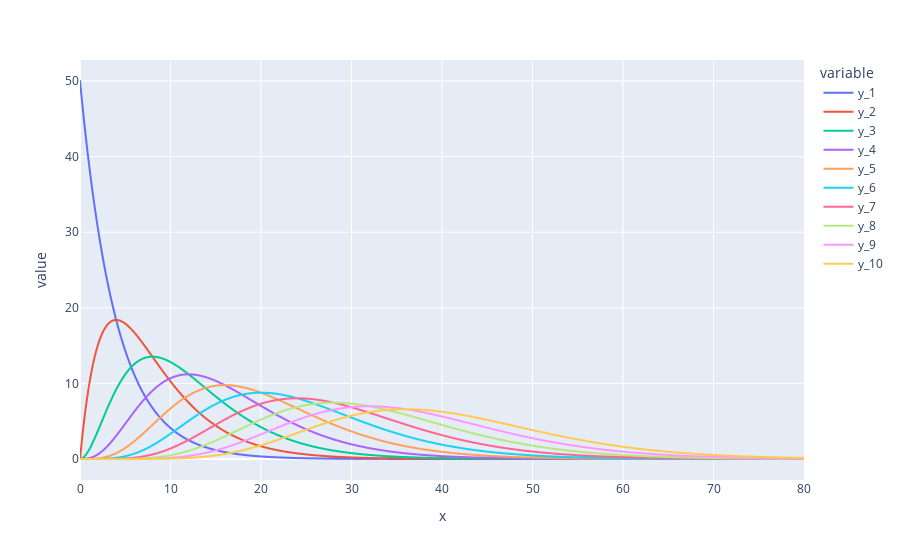

Notebook code for this chart:
### Markdown cell above
Finally, plot the simulation.

### Code cell
import plotly.express as px

fig = px.line(data_frame=df, x=t, y=[f"y_{i+1}" for i in range(len(y0))])
fig.show()

### Figure 1 — Plotly figure (JSON) as saved in the notebook; plotly's stock layout.template omitted (floating-point values rounded to 4 significant figures; data arrays with more than 128 entries replaced by an {"elided": "..."} marker saying what was removed)
{"data": [{"hovertemplate": "variable=y_1<br>x=%{x}<br>value=%{y}<extra></extra>", "legendgroup": "y_1", "line": {"color": "#636efa", "dash": "solid"}, "marker": {"symbol": "circle"}, "mode": "lines", "name": "y_1", "showlegend": true, "type": "scattergl", "x": {"elided": "801 float values"}, "xaxis": "x", "y": {"elided": "801 float values"}, "yaxis": "y"}, {"hovertemplate": "variable=y_2<br>x=%{x}<br>value=%{y}<extra></extra>", "legendgroup": "y_2", "line": {"color": "#EF553B", "dash": "solid"}, "marker": {"symbol": "circle"}, "mode": "lines", "name": "y_2", "showlegend": true, "type": "scattergl", "x": {"elided": "801 float values"}, "xaxis": "x", "y": {"elided": "801 float values"}, "yaxis": "y"}, {"hovertemplate": "variable=y_3<br>x=%{x}<br>value=%{y}<extra></extra>", "legendgroup": "y_3", "line": {"color": "#00cc96", "dash": "solid"}, "marker": {"symbol": "circle"}, "mode": "lines", "name": "y_3", "showlegend": true, "type": "scattergl", "x": {"elided": "801 float values"}, "xaxis": "x", "y": {"elided": "801 float values"}, "yaxis": "y"}, {"hovertemplate": "variable=y_4<br>x=%{x}<br>value=%{y}<extra></extra>", "legendgroup": "y_4", "line": {"color": "#ab63fa", "dash": "solid"}, "marker": {"symbol": "circle"}, "mode": "lines", "name": "y_4", "showlegend": true, "type": "scattergl", "x": {"elided": "801 float values"}, "xaxis": "x", "y": {"elided": "801 float values"}, "yaxis": "y"}, {"hovertemplate": "variable=y_5<br>x=%{x}<br>value=%{y}<extra></extra>", "legendgroup": "y_5", "line": {"color": "#FFA15A", "dash": "solid"}, "marker": {"symbol": "circle"}, "mode": "lines", "name": "y_5", "showlegend": true, "type": "scattergl", "x": {"elided": "801 float values"}, "xaxis": "x", "y": {"elided": "801 float values"}, "yaxis": "y"}, {"hovertemplate": "variable=y_6<br>x=%{x}<br>value=%{y}<extra></extra>", "legendgroup": "y_6", "line": {"color": "#19d3f3", "dash": "solid"}, "marker": {"symbol": "circle"}, "mode": "lines", "name": "y_6", "showlegend": true, "type": "scattergl", "x": {"elided": "801 float values"}, "xaxis": "x", "y": {"elided": "801 float values"}, "yaxis": "y"}, {"hovertemplate": "variable=y_7<br>x=%{x}<br>value=%{y}<extra></extra>", "legendgroup": "y_7", "line": {"color": "#FF6692", "dash": "solid"}, "marker": {"symbol": "circle"}, "mode": "lines", "name": "y_7", "showlegend": true, "type": "scattergl", "x": {"elided": "801 float values"}, "xaxis": "x", "y": {"elided": "801 float values"}, "yaxis": "y"}, {"hovertemplate": "variable=y_8<br>x=%{x}<br>value=%{y}<extra></extra>", "legendgroup": "y_8", "line": {"color": "#B6E880", "dash": "solid"}, "marker": {"symbol": "circle"}, "mode": "lines", "name": "y_8", "showlegend": true, "type": "scattergl", "x": {"elided": "801 float values"}, "xaxis": "x", "y": {"elided": "801 float values"}, "yaxis": "y"}, {"hovertemplate": "variable=y_9<br>x=%{x}<br>value=%{y}<extra></extra>", "legendgroup": "y_9", "line": {"color": "#FF97FF", "dash": "solid"}, "marker": {"symbol": "circle"}, "mode": "lines", "name": "y_9", "showlegend": true, "type": "scattergl", "x": {"elided": "801 float values"}, "xaxis": "x", "y": {"elided": "801 float values"}, "yaxis": "y"}, {"hovertemplate": "variable=y_10<br>x=%{x}<br>value=%{y}<extra></extra>", "legendgroup": "y_10", "line": {"color": "#FECB52", "dash": "solid"}, "marker": {"symbol": "circle"}, "mode": "lines", "name": "y_10", "showlegend": true, "type": "scattergl", "x": {"elided": "801 float values"}, "xaxis": "x", "y": {"elided": "801 float values"}, "yaxis": "y"}], "layout": {"legend": {"title": {"text": "variable"}, "tracegroupgap": 0}, "margin": {"t": 60}, "xaxis": {"anchor": "y", "domain": [0, 1], "title": {"text": "x"}}, "yaxis": {"anchor": "x", "domain": [0, 1], "title": {"text": "value"}}}}
